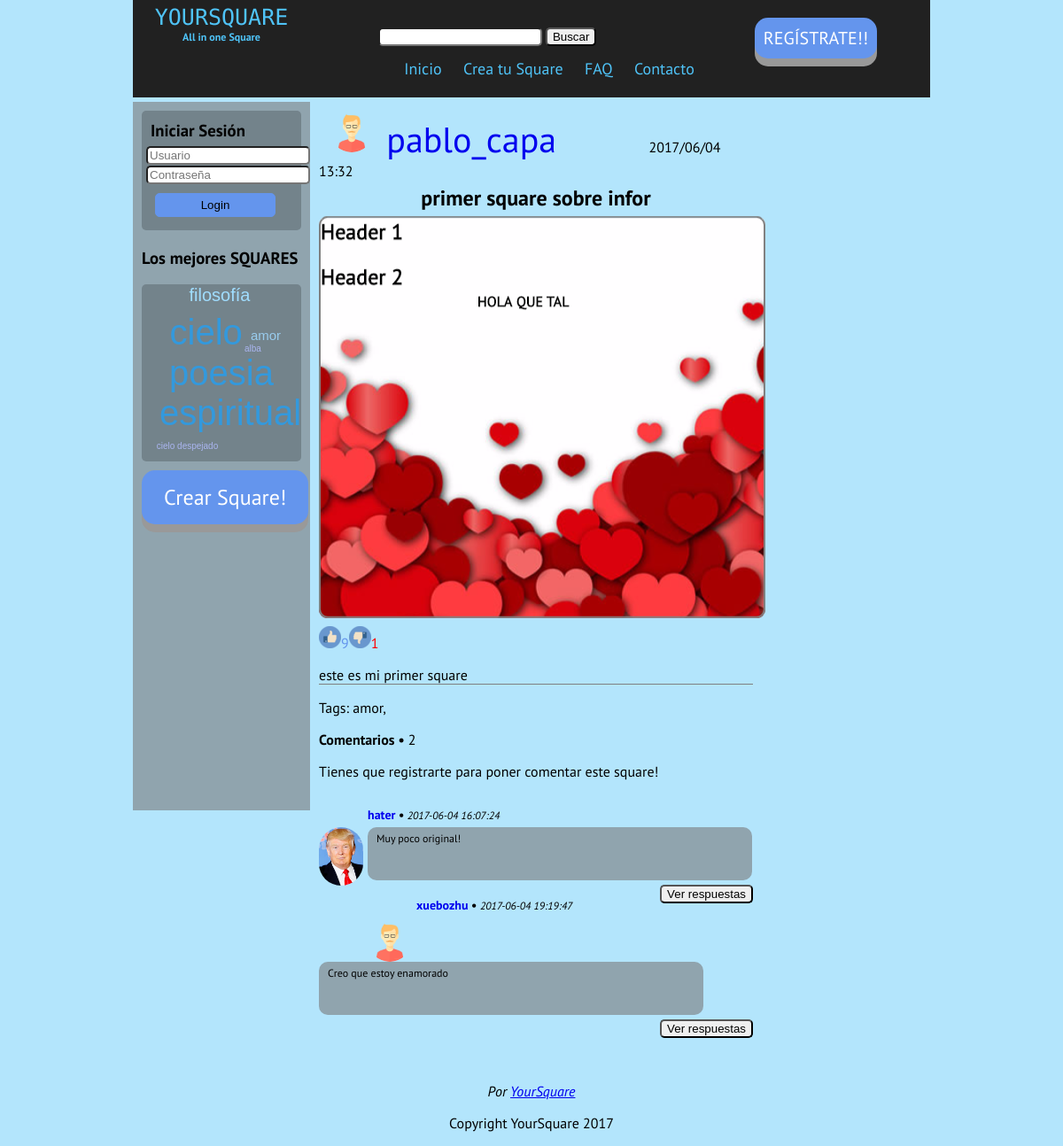
Screenshot of /PRACTICA4/views/square_detail.php?id=31 with the database file from the repository.
### tables this page shows
CREATE TABLE IF NOT EXISTS `usuarios` (
  `usr_id` int(11) NOT NULL AUTO_INCREMENT,
  `usr_usuario` varchar(50) DEFAULT NULL,
  `usr_password` varchar(255) DEFAULT NULL,
  `usr_es_admin` int(11) DEFAULT NULL,
  `usr_email` varchar(20) NOT NULL,
  `usr_pais` varchar(20) NOT NULL,
  `usr_registration_date` datetime NOT NULL DEFAULT CURRENT_TIMESTAMP,
  `usr_avatar` varchar(30) NOT NULL,
  PRIMARY KEY (`usr_id`)
);

CREATE TABLE IF NOT EXISTS `square` (
  `sq_squareid` int(11) NOT NULL AUTO_INCREMENT,
  `sq_createdate` datetime DEFAULT NULL,
  `sq_updatedate` datetime DEFAULT NULL,
  `sq_usersession` varchar(50) DEFAULT NULL,
  `sq_userid` int(11) DEFAULT NULL,
  `sq_csscontent` longtext,
  `sq_htmlcontent` longtext,
  `sq_description` varchar(255) DEFAULT NULL,
  `sq_title` varchar(150) DEFAULT NULL,
  `sq_likes` int(11) DEFAULT NULL,
  `sq_dislikes` int(11) DEFAULT NULL,
  `sq_image` varchar(20) DEFAULT NULL,
  PRIMARY KEY (`sq_squareid`)
);

CREATE TABLE IF NOT EXISTS `comments` (
  `comm_id` int(11) NOT NULL AUTO_INCREMENT,
  `comm_idSquare` int(11) NOT NULL,
  `comm_idCreator` int(11) NOT NULL,
  `comm_idUserSquare` int(11) NOT NULL,
  `comm_content` varchar(100) NOT NULL,
  `comm_date` datetime NOT NULL DEFAULT CURRENT_TIMESTAMP,
  PRIMARY KEY (`comm_id`)
);

### PRACTICA4/mode/MySQLFunctions.php (called while the page is built, shortened)
<?php
class   MySQLFunctions{
  private $conn;
  private $response;
  private $array_ini;
  function __construct(){
    $this->array_ini = parse_ini_file("config.ini");
  }
  public function getResponse(){
    return $this->response;
  }
  public function select($query,$where,$extras=null){
    if($query){
      $query = strtolower($query);
      $q = $query;
      if($where){
        $q .= " where ".$where;
      }
      if($extras){
        $q .= " ".$extras;
      }
      $this->response["status"] = false;
      $this->response["data"] = [];
      $this->conn->query("SET SESSION sql_mode = ''");
      $qResp = $this->conn->query($q) or die("erro sql".$this->conn->error);
      while($result = $qResp->fetch_assoc()){
        array_push($this->response["data"],$result);
      }
      $this->response["status"] = true;
    }
  }
  private function openBD(){
    $this->conn = new mysqli($this->array_ini["SERVER"], $this->array_ini["USERNAME"], $this->array_ini["PASSWORD"], $this->array_ini["BBDD"]);
    $this->conn->set_charset("utf8");
  }
}
?>

### PRACTICA4/controller/Squares.php (called while the page is built, shortened)
<?php
include_once("../mode/SquaresDao.php");
class Squares{
    private $dao;
    function __construct(){
      $this->dao = new SquaresDao();
    }
    public function getSquareDetail($id){
      return $this->dao->getSquareDetail($id);
    }
}
?>

### PRACTICA4/mode/SquaresDao.php (called while the page is built, shortened)
<?php
include_once("MySQLFunctions.php");
class SquaresDao{
  private $dao;
  function __construct(){
    $this->dao = new MySQLFunctions();
  }
  public function getSquareDetail($id){
    $this->dao->select("select * from square",false,"where sq_squareid=$id");
    $resp = $this->dao->getResponse();
    if($resp["status"] && count($resp["data"]) > 0){
      return $resp["data"][0];
    }
    return null;
  }
}
?>

### PRACTICA4/controller/Usuarios.php (called while the page is built, shortened)
<?php
include_once("../mode/UsuariosDao.php");
class Usuarios{
    private $dao;
    function __construct(){
      $this->dao = new UsuariosDao();
    }
    public function getUser($id_usr){
        return $this->dao->getUser($id_usr);
    }
}
?>

### PRACTICA4/mode/UsuariosDao.php (called while the page is built, shortened)
<?php
include_once("MySQLFunctions.php");
class UsuariosDao{
  private $dao;
  function __construct(){
    $this->dao = new MySQLFunctions();
  }
  public function getUser($id_user){
      $this->dao->select("select *from usuarios","usr_id=$id_user");
      $resp = $this->dao->getResponse();
      if($resp["status"] && count($resp["data"]) > 0){
        return $resp["data"][0];
      }
      return null;
  }
}
?>

### PRACTICA4/controller/Tags.php (called while the page is built, shortened)
<?php
include("../mode/TagsDao.php");
class Tags{
    private $dao;
    function __construct(){
      $this->dao = new TagsDao();
    }
    public function getTagsSquare($squareId){
       return $this->dao->getTagsBySquareId($squareId);
    }
}
?>

### PRACTICA4/mode/TagsDao.php (called while the page is built, shortened)
<?php
include_once("MySQLFunctions.php");
class TagsDao{
  private $dao;
  function __construct(){
    $this->dao = new MySQLFunctions();
  }
  public function getTagsBySquareId($squareId){
    $this->dao->select("select * from vTagsSquare","sq_squareid=$squareId","group by tag_name");
    $resp = $this->dao->getResponse();
    if($resp["status"] && count($resp["data"]) > 0){
      return $resp["data"];
    }
    return null;
  }
  public function getTagsCloud($limit){
    $this->dao->select("select * from vTagsCloud",false,"limit 0,$limit");
    $resp = $this->dao->getResponse();
    if($resp["status"] && count($resp["data"]) > 0){
      return $resp["data"];
    }
    return null;
  }
}
?>

### PRACTICA4/controller/Comments.php (called while the page is built, shortened)
<?php
include('../mode/CommentsDao.php');
class Comments{
	private $dao;
  	function __construct(){
  		$this->dao = new CommentsDao();
  	}
  	public function getCommentsBySquare($idSquare){
  		return  $this->dao->getCommentsBySquare($idSquare);
  	}
}
?>

### PRACTICA4/mode/CommentsDao.php (called while the page is built, shortened)
<?php
include_once("MySQLFunctions.php");
class CommentsDao{
	private $dao;
	function __construct(){
	$this->dao = new MySQLFunctions();
	}
  	public function getCommentsBySquare($idSquare){
  		$this->dao->select("select * from comments","comm_idSquare = $idSquare");
      $result =   $this->dao->getResponse();
      if($result["status"] && count($result["data"]) > 0){
        return $result["data"];
      }else{
        return false;
      }
  		return $this->dao->getResponse();
  	}
    public function getCommentsByComment($comm_id){
      $this->dao->select("select * from comments_thread","commth_commId = $comm_id");
      $result = $this->dao->getResponse();
        if($result["status"] && count($result["data"]) > 0){
          return $result["data"];
        }else{
          return false;
        }
    }
}
?>

### PRACTICA4/views/Comments.php (the view, shortened to what this page needs)
<?php
include('../controller/Comments.php');
$commentsDao = new Comments();
	$listComents = $commentsDao->getCommentsBySquare($squareDetail['sq_squareid']);
	?>
	<link href="css/style-comments.css" rel="stylesheet" type="text/css" />
	<p><strong>Comentarios • </strong><span><?php echo (empty($listComents)) ? "0" : count($listComents);?></span></p>
	<?php
	if (isset($_SESSION["login"]) && $_SESSION["login"] === true){
		$user = $userDao->getUser($_SESSION['id']);
	?>
		<div id="nuevo_comentario">
			<img src="<?php echo $user['usr_avatar']?>"/>
			<form method="post" action="../controller/AddComment.php?sq_squareid=<?php echo $squareDetail['sq_squareid']?>&usr_id=<?php echo $user['usr_id']?>&sq_userid=<?php echo $squareDetail['sq_userid']?>" enctype="multipart/form-data">
			 	<textarea name="Consulta" placeholder="Escriba aquí tu comentario" ></textarea>
			    <div id="button_comment">
			    	<input type="hidden" name="sitio" value="sitio">
			    	<input type="submit" value="Comentar" name="submit" class="custom-file-upload">
				</div>
			</form>
			<div>
				<img src="../img/barra_gris.jpg" />
			</div>
		</div>
	<?php
	}
	else
		echo "<p>Tienes que registrarte para poner comentar este square!</p>";
	?>
	<div id="lista_comentarios">
		<?php
		if (count($listComents)> 0 && $listComents != false){
			foreach ($listComents as $comment ) {
				$posicion = array_search( $comment, $listComents );
				$userofComment = $userDao->getUser($comment['comm_idCreator']);
		?>
				<div id="comentario_<?php echo $posicion?>">
					<a href="<?php echo 'user.php?usr_id='.$userofComment['usr_id']?>"><img src="<?php echo $userofComment['usr_avatar']?>"/></a>
					<p><?php echo "<a href='user.php?usr_id=". $userofComment['usr_id'] ."'>" .$userofComment['usr_usuario'] ."</a>" ?> • <span><?php echo $comment['comm_date']?></span>
					</p>
					<div id="contentenido_comentario">
						<p><?php echo $comment['comm_content']?></p>
					</div>
				</div>
				<div>
			    	<input  id="<?php echo $posicion?>" type="submit" value="Ver respuestas" class="mostrar_comentarios">
				</div>
		<?php
			}
		}
		?>
	</div>

### PRACTICA4/views/square_detail_content.php (shortened to what this page needs)
<?php
include_once("../controller/Squares.php");
include_once("../controller/Usuarios.php");
include_once("../controller/Tags.php");
$squares = new Squares();
$userDao = new Usuarios();
$tagsDao = new Tags();
$squareDetail = $squares->getSquareDetail($_GET["id"]);
$userNameSq = $userDao->getUser($squareDetail["sq_userid"]);
$sqImg = ($squareDetail["sq_image"]) ? "../img/squaresthumb/".$squareDetail["sq_image"] : "../img/squaresthumb/no-imageG.png";
$titulo = $squareDetail["sq_title"];
$desc = $squareDetail["sq_description"];
$tags = $tagsDao->getTagsSquare($squareDetail["sq_squareid"]);
$tagsText = "";
if($tags){
  foreach ($tags as $key) {
    $tagsText  .= $key["tag_name"].",";
  }
}
?>
<main id="main">
  <section class="intro">
    <div class='imgcontainer_detail'>
      <a href='user.php?usr_id=<?php echo $squareDetail["sq_userid"]; ?>' class="link_user_square">
        <img src='<?php echo $userNameSq["usr_avatar"]; ?>' alt='Avatar' class='avatar_detail'>
        <span id='nombrePerfil_detail'><?php echo $userNameSq["usr_usuario"]; ?></span>
      </a>
      <span id='fechaPerfil'><?php echo date("Y/m/d H:i", strtotime($squareDetail["sq_createdate"])); ?></span>
    </div>
    <h2 class="title-square-details"><?php echo $titulo;?></h2>
    <div id='wrapper-square'>
      <img src="<?php echo $sqImg; ?>"/>
    </div>
  </section>
  <div id="footer-square">
    <div class="like-dislike-container">
        <?php
            $likes = $squareDetail['sq_likes'];
            $dislikes = $squareDetail['sq_dislikes'];
            echo "<img src='../img/like-flat.png' alt='Like' title='Mensaje' onclick = 'like(".$squareDetail["sq_squareid"].");'/>";
            echo "<span class='like'>".$likes."</span>";
            echo "<img src='../img/dislike-flat.png' alt='Like' title='Mensaje' onclick = 'dislike(".$squareDetail["sq_squareid"].");'/>";
            echo "<span class='dislike'>".$dislikes."</span>";
        ?>
    </div>
    <div>
      <p class="des-square-detail"><?php echo $desc; ?></p>
    </div>
    <div>
      <p class="tags-square-detail">Tags: <?php echo $tagsText; ?></p>
    </div>
    <?php include('Comments.php') ?>
  </div>
</main>

### PRACTICA4/views/css/style.css (style rules this page uses)
input { border-radius: 5px; }
#main { width:490px; float:left; margin: 0 5px; min-height: 800px; }

### PRACTICA4/views/css/style-user.css (style rules this page uses)
.like-dislike-container { display: inline; }
.like { color:#6495ED; }
.dislike { color:#FF0000; }
.link_user_square { text-decoration: none; }
.title-square-details { margin: 5px; text-align: center; }
.des-square-detail { border-bottom: 1px solid grey; width: 100%; }

### PRACTICA4/views/css/style_XBZ.css (style rules this page uses)
.imgcontainer_detail { display: inline; margin-bottom: 15px; }
img.avatar_detail { width: 50px; border-radius: 50px; margin-top: 12px; margin-left: 12px; }
span#nombrePerfil_detail { display: inline; margin-left: 10px; margin-right: 100px; font-size: 40px; margin-bottom: 20px; }
span#fechaPerfil { display: inline; text-align: right; }
#footer-square { margin-top:5px; }
.like-dislike-container { display: inline; }
.like { color:#6495ED; }
.dislike { color:#FF0000; }

### PRACTICA4/views/css/style-comments.css (style rules this page uses)
#lista_comentarios { margin-top: 10px; }
#lista_comentarios div[id^='comentario'] { padding-bottom: 60px; }
#lista_comentarios > div[id^='comentario'] > a > img { width: 50px; float: left; border-radius: 50px; margin-right: 5px; margin-top: 37px; }
#lista_comentarios > div[id^='comentario'] > p { margin-bottom: 1px; font-size: 14px; font-weight: bold; float: left; margin-bottom: 5px; }
#lista_comentarios > div[id^='comentario'] > p > a { text-decoration: none; }
#lista_comentarios > div[id^='comentario'] > p > span { font-weight: normal; font-style: italic; font-size: 12px; }
#lista_comentarios > div[id^='comentario'] > #contentenido_comentario { float: left; margin-top: 0px; padding-top: 0px; width: 88.5%; height: 60px; background: #90a4ae; border-radius: 10px; margin-bottom: 5px; }
#lista_comentarios > div[id^='comentario'] > #contentenido_comentario > p { font-size: 12px; padding-left: 10px; margin-top: 5px; word-wrap: break-word; }
#nueva_respuesta #button_comment, .mostrar_comentarios { float: right; }

### rows the page displays
usuarios: usr_avatar (picture), usr_usuario "pablo_capa"
square: sq_createdate "2017/06/04 13:32", sq_title "primer square sobre infor", sq_image (picture), sq_likes "9", sq_dislikes "1", sq_description "este es mi primer square"
comments: usuarios.usr_avatar (picture), usuarios.usr_usuario "hater", comm_date "2017-06-04 16:07:24", comm_content "Muy poco original!"
comments: usuarios.usr_avatar (picture), usuarios.usr_usuario "xuebozhu", comm_date "2017-06-04 19:19:47", comm_content "Creo que estoy enamorado"

### other values shown
$tagsText "amor,"
count($listComents) "2"
